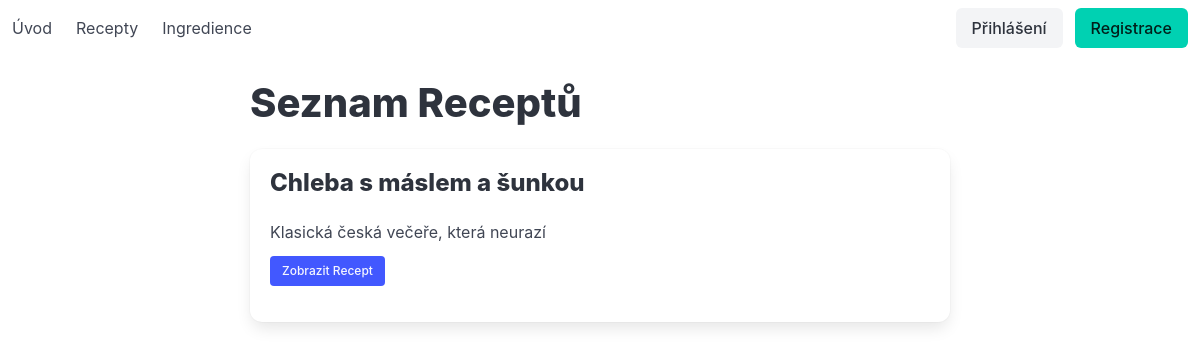
/recepty/, run on the app's committed database.
### recepty/models.py (models this page shows, shortened)
class Recipe(models.Model):
    title = models.CharField(max_length=100)
    description = models.TextField()
    autor = models.ForeignKey(settings.AUTH_USER_MODEL, on_delete=models.CASCADE, related_name='recepty')
    image = models.ImageField(upload_to='recipe_images/', blank=True, null=True)
    class Meta:
        ordering = ['-id']  # Nejnovější recepty nahoře

### recepty/views.py (the view)
# urls.py: path('recepty/', views.recipe_list, name='recipe_list'),
def recipe_list(request):
    recipes = Recipe.objects.all()
    return render(request, 'recepty/recipe_list.html', {'recipes': recipes})

### recepty/templates/recepty/recipe_list.html (shortened to what this page needs)
{% extends 'base.html' %}
{% block content %}
  <div class="container mt-5" style="max-width: 700px;">
    <h1 class="title is-2 mb-5">Seznam Receptů</h1>
    {% if recipes %}
      <div class="box">
        {% for recipe in recipes %}
          <article class="media mb-4">
            <div class="media-content">
              <div class="content">
                <h4 class="title is-4">{{ recipe.title }}</h4>
                <p>{{ recipe.description }}</p>
              </div>
              <a href="{% url 'recipe_detail' recipe.pk %}" class="button is-link is-small">Zobrazit Recept</a>
            </div>
          </article>
        {% endfor %}
      </div>
    {% else %}
      <p>Žádné recepty k zobrazení.</p>
    {% endif %}
  </div>
{% endblock %}

### data on the page
Recipe: title "Chleba s máslem a šunkou", description "Klasická česká večeře, která neurazí"
